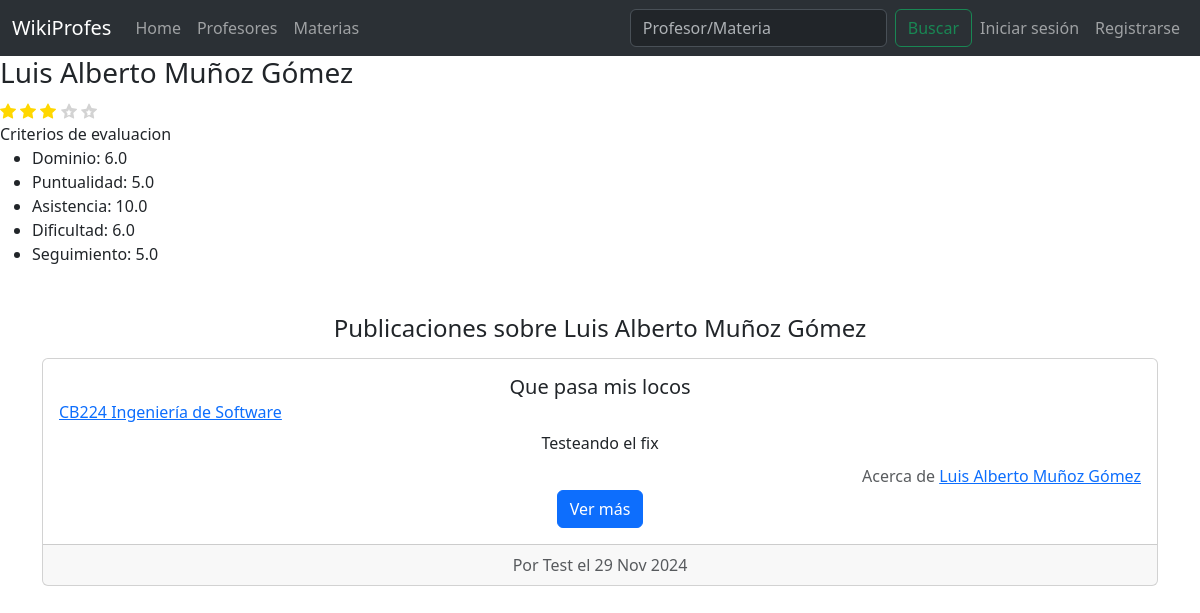
Screenshot of /profesor/1 with the database file from the repository.
### profesor/models.py (models this page shows)
class Profesor(models.Model):
    nombre = models.CharField(max_length=80)
    usuarios = models.ManyToManyField(User, through='publicacion.Publicacion')
    @property
    def promedioCriterios(self):
        publicaciones = self.publicacion_set.all()
        if not publicaciones.exists():
            return {'dominio':0, 'puntualidad':0, 'asistencia':0, 'dificultad':0, 'seguimiento':0}
        criterios = ['dominio', 'puntualidad', 'asistencia', 'dificultad', 'seguimiento']
        promedios = {}
        for criterio in criterios:
            promedio = publicaciones.aggregate(promedio=Avg(criterio))['promedio'] or 0
            promedios[criterio] = round(promedio, 2)
        return promedios
    @property
    def promedioGeneral(self):
        publicaciones = self.publicacion_set.all()
        if not publicaciones.exists():
            return 0
        promedioTotal = publicaciones.aggregate(
            promedio = models.Avg(
                (models.F('dominio')+models.F('puntualidad')+
                models.F('asistencia')+models.F('dificultad')+
                models.F('seguimiento')) / 5
            )
        )['promedio']
        return round(promedioTotal / 2)
    def __str__(self):
        return f'{self.nombre}'

### publicacion/models.py (models this page shows, shortened)
class Publicacion(models.Model):
    profesor = models.ForeignKey(Profesor, on_delete=models.CASCADE)
    materia = models.ForeignKey(Materia, on_delete=models.CASCADE)
    usuario = models.ForeignKey(User, on_delete=models.CASCADE)
    titulo = models.CharField(max_length=80)
    fecha = models.DateField(auto_now_add=True)
    comentario = models.TextField(max_length=2000)
    dominio = models.IntegerField()
    puntualidad = models.IntegerField()
    asistencia = models.IntegerField()
    dificultad = models.IntegerField()
    seguimiento = models.IntegerField()

### materia/models.py (models this page shows)
class Materia(models.Model):
    clave = models.CharField(max_length=10)
    nombre = models.CharField(max_length=80)
    departamento = models.CharField(max_length=50)
    profesores = models.ManyToManyField(Profesor, through='publicacion.Publicacion')
    usuarios = models.ManyToManyField(User, through='publicacion.Publicacion')
    def __str__(self):
        return f'{self.clave} {self.nombre}'

### publicacion/views.py (the view)
# urls.py: path('profesor/<int:profesor_id>', views.ProfesorView.as_view(), name='profesor'),
class ProfesorView(generic.ListView):
    template_name = 'profesor/profesorPerfil.html'
    context_object_name = 'publicaciones'
    def get_queryset(self):
        return Publicacion.objects.filter(profesor_id=self.kwargs['profesor_id']).order_by('-fecha')
    def get_context_data(self, **kwargs):
        context = super().get_context_data(**kwargs)
        profesor = Profesor.objects.get(id=self.kwargs['profesor_id'])
        rangoEstrellas = range(1, 6)
        context['profesor'] = profesor
        context['promedios'] = profesor.promedioCriterios
        context['promedioGeneral'] = profesor.promedioGeneral
        context['rangoEstrellas'] = rangoEstrellas
        return context

### templates/profesor/profesorPerfil.html (shortened to what this page needs)
{% extends "base.html" %}
{% block content %}
<div>
    <h3>{{profesor.nombre}}</h3>
    <div class="calificacionGeneral">
    </div>
    <div>
        <a>Criterios de evaluacion</a>
        <ul>
            <li>Dominio:     {{ promedios.dominio|floatformat:1 }}</li>
            <li>Puntualidad: {{ promedios.puntualidad|floatformat:1 }}</li>
            <li>Asistencia:  {{ promedios.asistencia|floatformat:1 }}</li>
            <li>Dificultad:  {{ promedios.dificultad|floatformat:1 }}</li>
            <li>Seguimiento: {{ promedios.seguimiento|floatformat:1 }}</li>
        </ul>
    </div>
</div>
<div style="margin-top: 3rem;">
    <h4 style="text-align: center;"> Publicaciones sobre {{profesor}}</h4>
    {% for publicacion in publicaciones %}
    <section>
        <div class="container" style="margin-top: 1rem;">
            <div class="card text-center">
                <div class="card-body">
                <h5 class="card-title">{{publicacion.titulo}}</h5>
                <h6 class="card-subtitle mb-2 text-body-secondary text-start"><a href="{% url 'publicacion:materia' publicacion.materia.id %}">{{publicacion.materia}}</a></h6>
                <p class="card-text">{{publicacion.comentario}}</p>
                <h6 class="card-subtitle mb-2 text-body-secondary text-end">Acerca de <a href="{% url 'publicacion:profesor' publicacion.profesor.id %}">{{publicacion.profesor}}</a></h6>
                <a href="{% url 'publicacion:detalle' publicacion.id %}" class="btn btn-primary">Ver más</a>
                </div>
                <div class="card-footer text-body-secondary">
                    Por {{publicacion.usuario}} el {{ publicacion.fecha|date:"d M Y" }}
                </div>
            </div>
        </div>
    </section>
    {% endfor %}
</div>
{% endblock content %}

### rows the page displays
Profesor: nombre "Luis Alberto Muñoz Gómez"
Publicacion: titulo "Que pasa mis locos", materia "CB224 Ingeniería de Software", comentario "Testeando el fix", profesor "Luis Alberto Muñoz Gómez", usuario "Test", fecha "29 Nov 2024"

### other values shown
{{ promedios.dominio|floatformat:1 }} "6.0"
{{ promedios.puntualidad|floatformat:1 }} "5.0"
{{ promedios.asistencia|floatformat:1 }} "10.0"
{{ promedios.dificultad|floatformat:1 }} "6.0"
{{ promedios.seguimiento|floatformat:1 }} "5.0"
